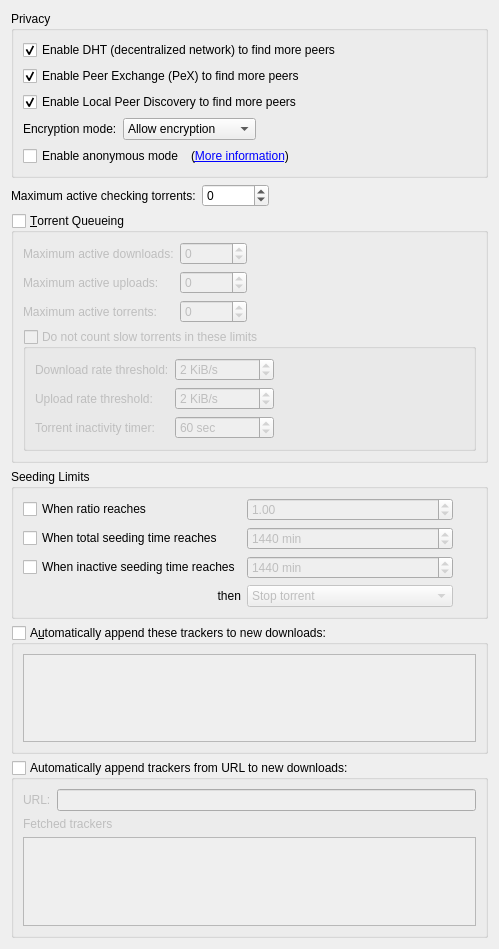
          <widget class="QWidget" name="scrollAreaWidgetContents_4">
           <property name="geometry">
            <rect>
             <x>0</x>
             <y>0</y>
             <width>499</width>
             <height>949</height>
            </rect>
           </property>
           <layout class="QVBoxLayout" name="verticalLayout_7">
            <item>
             <widget class="QGroupBox" name="AddBTFeaturesBox">
              <property name="title">
               <string>Privacy</string>
              </property>
              <layout class="QVBoxLayout" name="verticalLayout_14">
               <item>
                <widget class="QCheckBox" name="checkDHT">
                 <property name="toolTip">
                  <string>Find peers on the DHT network</string>
                 </property>
                 <property name="text">
                  <string>Enable DHT (decentralized network) to find more peers</string>
                 </property>
                 <property name="checked">
                  <bool>true</bool>
                 </property>
                </widget>
               </item>
               <item>
                <widget class="QCheckBox" name="checkPeX">
                 <property name="toolTip">
                  <string>Exchange peers with compatible Bittorrent clients (µTorrent, Vuze, ...)</string>
                 </property>
                 <property name="text">
                  <string>Enable Peer Exchange (PeX) to find more peers</string>
                 </property>
                 <property name="checked">
                  <bool>true</bool>
                 </property>
                </widget>
               </item>
               <item>
                <widget class="QCheckBox" name="checkLSD">
                 <property name="toolTip">
                  <string>Look for peers on your local network</string>
                 </property>
                 <property name="text">
                  <string>Enable Local Peer Discovery to find more peers</string>
                 </property>
                 <property name="checked">
                  <bool>true</bool>
                 </property>
                </widget>
               </item>
               <item>
                <layout class="QHBoxLayout">
                 <item>
                  <widget class="QLabel" name="lbl_encryption">
                   <property name="text">
                    <string>Encryption mode:</string>
                   </property>
                  </widget>
                 </item>
                 <item>
                  <widget class="QComboBox" name="comboEncryption">
                   <property name="toolTip">
                    <string>Allow encryption: Connect to peers regardless of setting
Require encryption: Only connect to peers with protocol encryption
Disable encryption: Only connect to peers without protocol encryption</string>
                   </property>
                   <item>
                    <property name="text">
                     <string>Allow encryption</string>
                    </property>
                   </item>
                   <item>
                    <property name="text">
                     <string>Require encryption</string>
                    </property>
                   </item>
                   <item>
                    <property name="text">
                     <string>Disable encryption</string>
                    </property>
                   </item>
                  </widget>
                 </item>
                 <item>
                  <spacer>
                   <property name="orientation">
                    <enum>Qt::Orientation::Horizontal</enum>
                   </property>
                   <property name="sizeHint" stdset="0">
                    <size>
                     <width>40</width>
                     <height>20</height>
                    </size>
                   </property>
                  </spacer>
                 </item>
                </layout>
               </item>
               <item>
                <layout class="QHBoxLayout" name="horizontalLayout_6">
                 <item>
                  <widget class="QCheckBox" name="checkAnonymousMode">
                   <property name="toolTip">
                    <string>Enable when using a proxy or a VPN connection</string>
                   </property>
                   <property name="text">
                    <string>Enable anonymous mode</string>
                   </property>
                  </widget>
                 </item>
                 <item>
                  <widget class="QLabel" name="label_anonymous">
                   <property name="text">
                    <string>(&lt;a href=&quot;https://github.com/qbittorrent/qBittorrent/wiki/Anonymous-Mode&quot;&gt;More information&lt;/a&gt;)</string>
                   </property>
                   <property name="openExternalLinks">
                    <bool>true</bool>
                   </property>
                   <property name="textInteractionFlags">
                    <set>Qt::TextInteractionFlag::LinksAccessibleByKeyboard|Qt::TextInteractionFlag::LinksAccessibleByMouse</set>
                   </property>
                  </widget>
                 </item>
                 <item>
                  <spacer name="horizontalSpacer_14">
                   <property name="orientation">
                    <enum>Qt::Orientation::Horizontal</enum>
                   </property>
                   <property name="sizeHint" stdset="0">
                    <size>
                     <width>40</width>
                     <height>20</height>
                    </size>
                   </property>
                  </spacer>
                 </item>
                </layout>
               </item>
              </layout>
             </widget>
            </item>
            <item>
             <layout class="QHBoxLayout" name="horizontalLayout_20">
              <item>
               <widget class="QLabel" name="labelMaxActiveCheckingTorrents">
                <property name="text">
                 <string>Maximum active checking torrents:</string>
                </property>
               </widget>
              </item>
              <item>
               <widget class="QSpinBox" name="spinBoxMaxActiveCheckingTorrents">
                <property name="specialValueText">
                 <string notr="true">∞</string>
                </property>
                <property name="minimum">
                 <number>-1</number>
                </property>
                <property name="maximum">
                 <number>2147483647</number>
                </property>
               </widget>
              </item>
              <item>
               <spacer name="horizontalSpacer_21">
                <property name="orientation">
                 <enum>Qt::Orientation::Horizontal</enum>
                </property>
                <property name="sizeHint" stdset="0">
                 <size>
                  <width>40</width>
                  <height>20</height>
                 </size>
                </property>
               </spacer>
              </item>
             </layout>
            </item>
            <item>
             <widget class="QGroupBox" name="checkEnableQueueing">
              <property name="title">
               <string>&amp;Torrent Queueing</string>
              </property>
              <property name="checkable">
               <bool>true</bool>
              </property>
              <property name="checked">
               <bool>false</bool>
              </property>
              <layout class="QGridLayout" name="gridLayout_2">
               <item row="0" column="0">
                <widget class="QLabel" name="label_max_active_dl">
                 <property name="text">
                  <string>Maximum active downloads:</string>
                 </property>
                </widget>
               </item>
               <item row="0" column="1">
                <widget class="QSpinBox" name="spinMaxActiveDownloads">
                 <property name="specialValueText">
                  <string>∞</string>
                 </property>
                 <property name="minimum">
                  <number>-1</number>
                 </property>
                 <property name="maximum">
                  <number>2147483647</number>
                 </property>
                </widget>
               </item>
               <item row="0" column="2">
                <spacer name="horizontalSpacer_7">
                 <property name="orientation">
                  <enum>Qt::Orientation::Horizontal</enum>
                 </property>
                 <property name="sizeHint" stdset="0">
                  <size>
                   <width>40</width>
                   <height>20</height>
                  </size>
                 </property>
                </spacer>
               </item>
               <item row="1" column="0">
                <widget class="QLabel" name="label_max_active_up">
                 <property name="text">
                  <string>Maximum active uploads:</string>
                 </property>
                </widget>
               </item>
               <item row="1" column="1">
                <widget class="QSpinBox" name="spinMaxActiveUploads">
                 <property name="specialValueText">
                  <string>∞</string>
                 </property>
                 <property name="minimum">
                  <number>-1</number>
                 </property>
                 <property name="maximum">
                  <number>2147483647</number>
                 </property>
                </widget>
               </item>
               <item row="2" column="0">
                <widget class="QLabel" name="maxActiveTorrents_lbl">
                 <property name="text">
                  <string>Maximum active torrents:</string>
                 </property>
                </widget>
               </item>
               <item row="2" column="1">
                <widget class="QSpinBox" name="spinMaxActiveTorrents">
                 <property name="specialValueText">
                  <string>∞</string>
                 </property>
                 <property name="minimum">
                  <number>-1</number>
                 </property>
                 <property name="maximum">
                  <number>2147483647</number>
                 </property>
                </widget>
               </item>
               <item row="3" column="0" colspan="3">
                <widget class="QGroupBox" name="checkIgnoreSlowTorrentsForQueueing">
                 <property name="title">
                  <string>Do not count slow torrents in these limits</string>
                 </property>
                 <property name="checkable">
                  <bool>true</bool>
                 </property>
                 <property name="checked">
                  <bool>false</bool>
                 </property>
                 <layout class="QGridLayout" name="gridLayout_13">
                  <item row="0" column="0">
                   <widget class="QLabel" name="labelDownloadRateForSlowTorrents">
                    <property name="text">
                     <string>Download rate threshold:</string>
                    </property>
                   </widget>
                  </item>
                  <item row="0" column="1">
                   <widget class="QSpinBox" name="spinDownloadRateForSlowTorrents">
                    <property name="suffix">
                     <string> KiB/s</string>
                    </property>
                    <property name="maximum">
                     <number>2000000</number>
                    </property>
                    <property name="stepType">
                     <enum>QAbstractSpinBox::StepType::AdaptiveDecimalStepType</enum>
                    </property>
                    <property name="value">
                     <number>2</number>
                    </property>
                   </widget>
                  </item>
                  <item row="0" column="2">
                   <spacer name="horizontalSpacer_9">
                    <property name="orientation">
                     <enum>Qt::Orientation::Horizontal</enum>
                    </property>
                    <property name="sizeHint" stdset="0">
                     <size>
                      <width>40</width>
                      <height>20</height>
                     </size>
                    </property>
                   </spacer>
                  </item>
                  <item row="1" column="0">
                   <widget class="QLabel" name="labelUploadRateForSlowTorrents">
                    <property name="text">
                     <string>Upload rate threshold:</string>
                    </property>
                   </widget>
                  </item>
                  <item row="1" column="1">
                   <widget class="QSpinBox" name="spinUploadRateForSlowTorrents">
                    <property name="suffix">
                     <string> KiB/s</string>
                    </property>
                    <property name="maximum">
                     <number>2000000</number>
                    </property>
                    <property name="stepType">
                     <enum>QAbstractSpinBox::StepType::AdaptiveDecimalStepType</enum>
                    </property>
                    <property name="value">
                     <number>2</number>
                    </property>
                   </widget>
                  </item>
                  <item row="2" column="0">
                   <widget class="QLabel" name="labelSlowTorrentInactivityTimer">
                    <property name="text">
                     <string>Torrent inactivity timer:</string>
                    </property>
                   </widget>
                  </item>
                  <item row="2" column="1">
                   <widget class="QSpinBox" name="spinSlowTorrentsInactivityTimer">
                    <property name="suffix">
                     <string extracomment="seconds"> sec</string>
                    </property>
                    <property name="minimum">
                     <number>1</number>
                    </property>
                    <property name="maximum">
                     <number>999999</number>
                    </property>
                    <property name="value">
                     <number>60</number>
                    </property>
                   </widget>
                  </item>
                 </layout>
                </widget>
               </item>
              </layout>
             </widget>
            </item>
            <item>
             <widget class="QGroupBox" name="seedingLimitsBox">
              <property name="title">
               <string>Seeding Limits</string>
              </property>
              <layout class="QGridLayout" name="gridLayout_15">
               <item row="0" column="0">
                <widget class="QCheckBox" name="checkMaxRatio">
                 <property name="text">
                  <string>When ratio reaches</string>
                 </property>
                </widget>
               </item>
               <item row="0" column="1">
                <widget class="QDoubleSpinBox" name="spinMaxRatio">
                 <property name="enabled">
                  <bool>false</bool>
                 </property>
                 <property name="singleStep">
                  <double>0.050000000000000</double>
                 </property>
                 <property name="value">
                  <double>1.000000000000000</double>
                 </property>
                </widget>
               </item>
               <item row="0" column="2">
                <spacer name="horizontalSpacer_2">
                 <property name="orientation">
                  <enum>Qt::Orientation::Horizontal</enum>
                 </property>
                 <property name="sizeHint" stdset="0">
                  <size>
                   <width>40</width>
                   <height>20</height>
                  </size>
                 </property>
                </spacer>
               </item>
               <item row="1" column="0">
                <widget class="QCheckBox" name="checkMaxSeedingMinutes">
                 <property name="text">
                  <string>When total seeding time reaches</string>
                 </property>
                </widget>
               </item>
               <item row="1" column="1">
                <widget class="QSpinBox" name="spinMaxSeedingMinutes">
                 <property name="enabled">
                  <bool>false</bool>
                 </property>
                 <property name="suffix">
                  <string extracomment="minutes"> min</string>
                 </property>
                 <property name="maximum">
                  <number>9999999</number>
                 </property>
                 <property name="value">
                  <number>1440</number>
                 </property>
                </widget>
               </item>
               <item row="2" column="0">
                <widget class="QCheckBox" name="checkMaxInactiveSeedingMinutes">
                 <property name="text">
                  <string>When inactive seeding time reaches</string>
                 </property>
                </widget>
               </item>
               <item row="2" column="1">
                <widget class="QSpinBox" name="spinMaxInactiveSeedingMinutes">
                 <property name="enabled">
                  <bool>false</bool>
                 </property>
                 <property name="suffix">
                  <string extracomment="minutes"> min</string>
                 </property>
                 <property name="maximum">
                  <number>9999999</number>
                 </property>
                 <property name="value">
                  <number>1440</number>
                 </property>
                </widget>
               </item>
               <item row="3" column="0">
                <widget class="QLabel" name="label">
                 <property name="text">
                  <string>then</string>
                 </property>
                 <property name="alignment">
                  <set>Qt::AlignmentFlag::AlignRight|Qt::AlignmentFlag::AlignTrailing|Qt::AlignmentFlag::AlignVCenter</set>
                 </property>
                </widget>
               </item>
               <item row="3" column="1">
                <widget class="QComboBox" name="comboRatioLimitAct">
                 <property name="enabled">
                  <bool>false</bool>
                 </property>
                 <item>
                  <property name="text">
                   <string>Stop torrent</string>
                  </property>
                 </item>
                 <item>
                  <property name="text">
                   <string>Remove torrent</string>
                  </property>
                 </item>
                 <item>
                  <property name="text">
                   <string>Remove torrent and its files</string>
                  </property>
                 </item>
                 <item>
                  <property name="text">
                   <string>Enable super seeding for torrent</string>
                  </property>
                 </item>
                </widget>
               </item>
              </layout>
             </widget>
            </item>
            <item>
             <widget class="QGroupBox" name="checkEnableAddTrackers">
              <property name="title">
               <string>A&amp;utomatically append these trackers to new downloads:</string>
              </property>
              <property name="checkable">
               <bool>true</bool>
              </property>
              <property name="checked">
               <bool>false</bool>
              </property>
              <layout class="QGridLayout" name="gridLayout_16">
               <item row="0" column="0">
                <widget class="QPlainTextEdit" name="textTrackers">
                 <property name="tabChangesFocus">
                  <bool>true</bool>
                 </property>
                </widget>
               </item>
              </layout>
             </widget>
            </item>
            <item>
             <widget class="QGroupBox" name="checkAddTrackersFromURL">
              <property name="title">
               <string>Automatically append trackers from URL to new downloads:</string>
              </property>
              <property name="checkable">
               <bool>true</bool>
              </property>
              <property name="checked">
               <bool>false</bool>
              </property>
              <layout class="QVBoxLayout" name="checkAddTrackersFromURLLayout">
               <item>
                <layout class="QHBoxLayout" name="horizontalLayout_21">
                 <item>
                  <widget class="QLabel" name="labelCustomizeTrackersListUrl">
                   <property name="text">
                    <string>URL:</string>
                   </property>
                  </widget>
                 </item>
                 <item>
                  <widget class="QLineEdit" name="textTrackersURL"/>
                 </item>
                </layout>
               </item>
               <item>
                <widget class="QLabel" name="labeltrackersFromURL">
                 <property name="text">
                  <string>Fetched trackers</string>
                 </property>
                </widget>
               </item>
               <item>
                <widget class="QPlainTextEdit" name="textTrackersFromURL">
                 <property name="readOnly">
                  <bool>true</bool>
                 </property>
                </widget>
               </item>
              </layout>
             </widget>
            </item>
            <item>
             <spacer name="verticalSpacer_8">
              <property name="orientation">
               <enum>Qt::Orientation::Vertical</enum>
              </property>
              <property name="sizeHint" stdset="0">
               <size>
                <width>20</width>
                <height>40</height>
               </size>
              </property>
             </spacer>
            </item>
           </layout>
          </widget>
